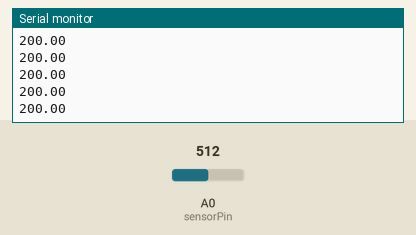
Recording of a sketch running on a simulated Arduino Uno, built with avr-gcc and run on an emulated ATmega328P. Parts: the last lines printed to the serial monitor. The inputs (shaded band) are chosen by the test bench; at power-on: A0 (sensorPin) = 512.

Above: at 1.2 s.
1.3 s: A0 (sensorPin) set to 716
At 1.42 s:
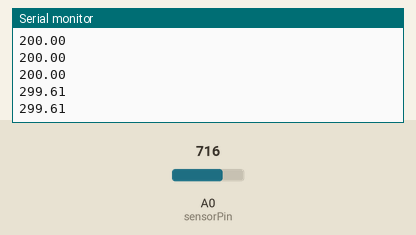
2.8 s: A0 (sensorPin) set to 900
At 2.83 s:
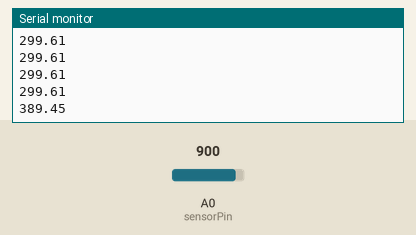
Timing chart, 0 to 5.8 s (numbered marks = the images above; inputs shaded):
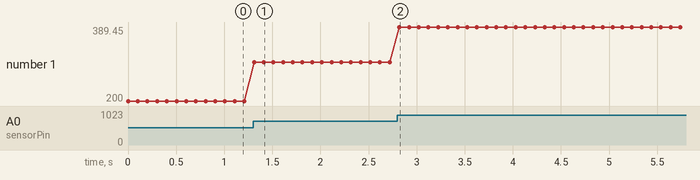

The sketch:

arduinoTemp.ino
```cpp
// Code pieces taken from
// https://learn.sparkfun.com/tutorials/sik-experiment-guide-for-arduino---v32/experiment-7-reading-a-temperature-sensor

#include <ctype.h>
#include <stdlib.h>
#include <math.h>

const int sensorPin = A0;
const float baselineTemp = 20.0;
int count = 0;

void setup() {
  Serial.begin(9600);
}

void loop() {
  int sensorVal = analogRead(sensorPin);

  float voltage, degreesC;


  // First we'll measure the voltage at the analog pin. Normally
  // we'd use analogRead(), which returns a number from 0 to 1023.
  // Here we've written a function (further down) called
  // getVoltage() that returns the true voltage (0 to 5 Volts)
  // present on an analog input pin.
  voltage = getVoltage(sensorPin);

  // Now we'll convert the voltage to degrees Celsius.
  // This formula comes from the temperature sensor datasheet:
  degreesC = (voltage - 0.5) * 100.0;


  if ( (isnan(degreesC)) || (isinf(degreesC)) ) {

  }
  else {
    Serial.println(degreesC);
  }


  count++;

  delay(100);

}
float getVoltage(int pin) {
  // This function has one input parameter, the analog pin number
  // to read. You might notice that this function does not have
  // "void" in front of it; this is because it returns a floating-
  // point value, which is the true voltage on that pin (0 to 5V).

  // You can write your own functions that take in parameters
  // and return values. Here's how:

    // To take in parameters, put their type and name in the
    // parenthesis after the function name (see above). You can
    // have multiple parameters, separated with commas.

    // To return a value, put the type BEFORE the function name
    // (see "float", above), and use a return() statement in your code
    // to actually return the value (see below).

    // If you don't need to get any parameters, you can just put
    // "()" after the function name.

    // If you don't need to return a value, just write "void" before
    // the function name.

  // Here's the return statement for this function. We're doing
  // all the math we need to do within this statement:

  return (analogRead(pin) * 0.004882814);
  // This equation converts the 0 to 1023 value that analogRead()
  // returns, into a 0.0 to 5.0 value that is the true voltage
  // being read at that pin.
}
```

Measured:
- after the input at 1.3 s, the serial monitor: prints a new line at once (image 1)
- after the input at 2.8 s, the serial monitor: prints a new line at once (image 2)
- plotted number 1: 200 → 299.61 after the input at 1.3 s, 299.61 → 389.45 after the input at 2.8 s
